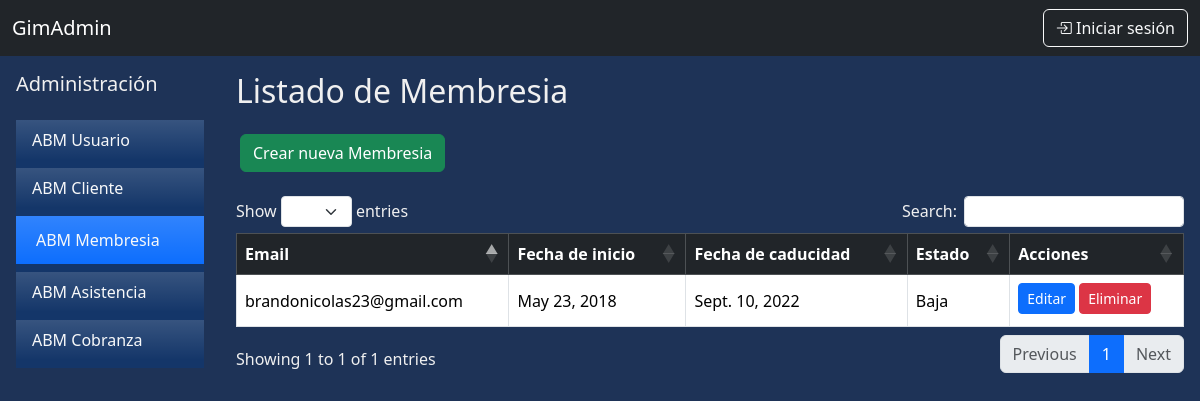
The page /abm/membresia/ on the database its author committed.
### apps/abm/models.py (models this page shows, shortened)
class Membresia(models.Model):
    ESTADO_MEMBRESIA = [
        ('Activa', 'Activa'),
        ('Adeuda', 'Adeuda'),
        ('Baja'  , 'Baja'),
    ]
    cliente = models.OneToOneField(Cliente, on_delete=models.CASCADE, null=False, related_name='membresia_cliente')
    fecha_inicio = models.DateField(null=False)
    fecha_fin = models.DateField(null=False)
    estado = models.CharField(max_length=50, choices=ESTADO_MEMBRESIA)

class Cliente(models.Model):
    usuario = models.OneToOneField(UserProfile, on_delete=models.CASCADE, null=False, related_name='cliente_usuario')
    altura = models.IntegerField()
    peso = models.FloatField()
    objetivo = models.CharField(max_length=300, null=False, default="", blank=True)
    avatar = models.ImageField(upload_to='avatars/', null=True, blank=True, default='avatars/default.jpg')

class UserProfile(models.Model):
    user = models.OneToOneField(User, null=False, on_delete=models.CASCADE)
    dni = models.IntegerField(unique=True, null=False)
    telefono = models.CharField(max_length=50)
    domicilio = models.CharField(max_length=150)
    fecha_nac = models.DateField()
    first_login = models.BooleanField(default=True)

### apps/abm/views.py (the view)
# urls.py: path('membresia/', views.lista_membresias, name='membresia_listar'),
def lista_membresias(request):
    contexto = {
        'membresias': Membresia.objects.all()
    }
    return render(request, 'lista_membresias.html', contexto)

### apps/abm/templates/lista_membresias.html (shortened to what this page needs)
{% extends "base.html" %}
{% block content %}
<div class="d-flex">
    {% include 'sidebar.html' %}
    <div class="flex-grow-1 p-3 justify-content-end flex-column">
        <h2 class="mb-4">Listado de Membresia</h2>
        <div>
            <a class="p-1" href="{% url 'membresia_elegir_cliente' %}">
                <button type="button" class="btn btn-success" >Crear nueva Membresia</button>
            </a>
        </div>
        <br>
        <table class="table table-bordered table-hover align-middle" {% if membresias %}id="tablaMembresias"{% endif %}>
            <thead class="table-dark bg-gradient">
                <tr>
                    <th>Email</th>
                    <th>Fecha de inicio</th>
                    <th>Fecha de caducidad</th>
                    <th>Estado</th>
                    <th>Acciones</th>
                </tr>
            </thead>
            <tbody>
                {% for membresia in membresias %}
                <tr>
                    <td>{{ membresia.cliente.usuario.user.username }}</td>
                    <td>{{ membresia.fecha_inicio }}</td>
                    <td>{{ membresia.fecha_fin }}</td>
                    <td>{{ membresia.estado }}</td>
                    <td>
                        <a href="{% url 'membresia_editar' pk=membresia.id %}">
                        <button type="button" class="btn btn-sm btn-primary mb-1" href="">Editar</button></a>
                        <a href="{% url 'membresia_eliminar' pk=membresia.id %}">
                        <button type="button" class="btn btn-sm btn-danger mb-1">Eliminar</button></a>
                    </td>
                </tr>
                {% empty %}
                    <tr>
                        <td colspan="6" class="text-center">No hay membresias registradas.</td>
                    </tr>
                {% endfor %}
        </tbody>
        </table>
    </div>
</div>
{% endblock %}

### apps/core/templates/base.html (style rules this page uses)
body { background-color: #1E3357; color: #F0F0F0; }

### rows shown on the page
Membresia: cliente.usuario.user.username "brandonicolas23@gmail.com", fecha_inicio "May 23, 2018", fecha_fin "Sept. 10, 2022", estado "Baja"
